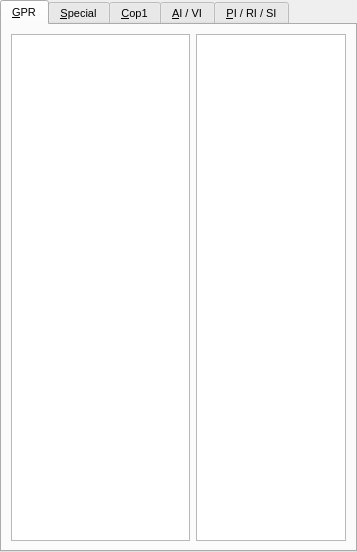
<ui version="4.0" >
 <class>RegisterWidget</class>
 <widget class="QWidget" name="RegisterWidget" >
  <property name="geometry" >
   <rect>
    <x>0</x>
    <y>0</y>
    <width>357</width>
    <height>552</height>
   </rect>
  </property>
  <property name="font" >
   <font>
    <pointsize>8</pointsize>
   </font>
  </property>
  <property name="windowTitle" >
   <string>Form</string>
  </property>
  <layout class="QHBoxLayout" name="horizontalLayout" >
   <property name="spacing" >
    <number>0</number>
   </property>
   <property name="margin" >
    <number>0</number>
   </property>
   <item>
    <layout class="QHBoxLayout" name="horizontalLayout_2" >
     <property name="spacing" >
      <number>3</number>
     </property>
     <item>
      <widget class="QTabWidget" name="tabRegisters" >
       <property name="currentIndex" >
        <number>0</number>
       </property>
       <widget class="QWidget" name="tabGPR" >
        <attribute name="title" >
         <string>&amp;GPR</string>
        </attribute>
        <layout class="QHBoxLayout" name="horizontalLayout_3" >
         <item>
          <layout class="QHBoxLayout" name="horizontalLayout_4" >
           <item>
            <widget class="QTableView" name="tableGpr" >
             <property name="sizePolicy" >
              <sizepolicy vsizetype="Expanding" hsizetype="Expanding" >
               <horstretch>6</horstretch>
               <verstretch>0</verstretch>
              </sizepolicy>
             </property>
             <property name="font" >
              <font>
               <pointsize>8</pointsize>
              </font>
             </property>
             <property name="lineWidth" >
              <number>0</number>
             </property>
             <property name="dragDropOverwriteMode" >
              <bool>false</bool>
             </property>
             <property name="dragDropMode" >
              <enum>QAbstractItemView::NoDragDrop</enum>
             </property>
             <property name="alternatingRowColors" >
              <bool>true</bool>
             </property>
             <property name="selectionMode" >
              <enum>QAbstractItemView::SingleSelection</enum>
             </property>
             <property name="selectionBehavior" >
              <enum>QAbstractItemView::SelectRows</enum>
             </property>
             <property name="showGrid" >
              <bool>false</bool>
             </property>
            </widget>
           </item>
           <item>
            <widget class="QTableView" name="tableCop0" >
             <property name="sizePolicy" >
              <sizepolicy vsizetype="Expanding" hsizetype="Expanding" >
               <horstretch>5</horstretch>
               <verstretch>0</verstretch>
              </sizepolicy>
             </property>
             <property name="font" >
              <font>
               <pointsize>8</pointsize>
              </font>
             </property>
             <property name="lineWidth" >
              <number>0</number>
             </property>
             <property name="dragDropOverwriteMode" >
              <bool>false</bool>
             </property>
             <property name="alternatingRowColors" >
              <bool>true</bool>
             </property>
             <property name="selectionMode" >
              <enum>QAbstractItemView::SingleSelection</enum>
             </property>
             <property name="selectionBehavior" >
              <enum>QAbstractItemView::SelectRows</enum>
             </property>
             <property name="showGrid" >
              <bool>false</bool>
             </property>
            </widget>
           </item>
          </layout>
         </item>
        </layout>
       </widget>
       <widget class="QWidget" name="tabSpecial" >
        <attribute name="title" >
         <string>&amp;Special</string>
        </attribute>
        <layout class="QVBoxLayout" name="verticalLayout_21" >
         <item>
          <widget class="QGroupBox" name="groupBox_3" >
           <property name="sizePolicy" >
            <sizepolicy vsizetype="Preferred" hsizetype="Preferred" >
             <horstretch>0</horstretch>
             <verstretch>0</verstretch>
            </sizepolicy>
           </property>
           <property name="title" >
            <string>PC</string>
           </property>
           <layout class="QVBoxLayout" name="verticalLayout_20" >
            <property name="spacing" >
             <number>0</number>
            </property>
            <property name="margin" >
             <number>0</number>
            </property>
            <item>
             <layout class="QVBoxLayout" name="verticalLayout_12" >
              <item>
               <widget class="QLineEdit" name="linePC" />
              </item>
             </layout>
            </item>
           </layout>
          </widget>
         </item>
         <item>
          <widget class="QGroupBox" name="groupBox_9" >
           <property name="sizePolicy" >
            <sizepolicy vsizetype="Preferred" hsizetype="Preferred" >
             <horstretch>0</horstretch>
             <verstretch>0</verstretch>
            </sizepolicy>
           </property>
           <property name="title" >
            <string>Previous PC</string>
           </property>
           <layout class="QVBoxLayout" name="verticalLayout_17" >
            <property name="spacing" >
             <number>0</number>
            </property>
            <property name="margin" >
             <number>0</number>
            </property>
            <item>
             <layout class="QVBoxLayout" name="verticalLayout_14" >
              <item>
               <widget class="QLineEdit" name="linePrevPC" />
              </item>
             </layout>
            </item>
           </layout>
          </widget>
         </item>
         <item>
          <widget class="QGroupBox" name="groupBox_11" >
           <property name="sizePolicy" >
            <sizepolicy vsizetype="Preferred" hsizetype="Preferred" >
             <horstretch>0</horstretch>
             <verstretch>1</verstretch>
            </sizepolicy>
           </property>
           <property name="title" >
            <string>Hi / Lo</string>
           </property>
           <layout class="QVBoxLayout" name="verticalLayout_19" >
            <property name="spacing" >
             <number>0</number>
            </property>
            <property name="margin" >
             <number>0</number>
            </property>
            <item>
             <layout class="QVBoxLayout" name="verticalLayout_16" >
              <item>
               <widget class="QTableView" name="tableHiLo" >
                <property name="showGrid" >
                 <bool>false</bool>
                </property>
               </widget>
              </item>
             </layout>
            </item>
           </layout>
          </widget>
         </item>
         <item>
          <widget class="QGroupBox" name="groupBox_10" >
           <property name="sizePolicy" >
            <sizepolicy vsizetype="Preferred" hsizetype="Preferred" >
             <horstretch>0</horstretch>
             <verstretch>3</verstretch>
            </sizepolicy>
           </property>
           <property name="title" >
            <string>Interrupt Queue</string>
           </property>
           <layout class="QVBoxLayout" name="verticalLayout_18" >
            <property name="spacing" >
             <number>0</number>
            </property>
            <property name="margin" >
             <number>0</number>
            </property>
            <item>
             <layout class="QVBoxLayout" name="verticalLayout_15" >
              <item>
               <widget class="QTableView" name="tableInterupt" />
              </item>
             </layout>
            </item>
           </layout>
          </widget>
         </item>
         <item>
          <spacer name="verticalSpacer" >
           <property name="orientation" >
            <enum>Qt::Vertical</enum>
           </property>
           <property name="sizeHint" stdset="0" >
            <size>
             <width>20</width>
             <height>148</height>
            </size>
           </property>
          </spacer>
         </item>
        </layout>
       </widget>
       <widget class="QWidget" name="tabCop1" >
        <attribute name="title" >
         <string>&amp;Cop1</string>
        </attribute>
        <layout class="QGridLayout" name="gridLayout" >
         <item rowspan="2" row="0" column="0" >
          <widget class="QGroupBox" name="groupBox_4" >
           <property name="sizePolicy" >
            <sizepolicy vsizetype="Preferred" hsizetype="Preferred" >
             <horstretch>2</horstretch>
             <verstretch>0</verstretch>
            </sizepolicy>
           </property>
           <property name="title" >
            <string>Cop1</string>
           </property>
           <layout class="QHBoxLayout" name="horizontalLayout_11" >
            <property name="margin" >
             <number>1</number>
            </property>
            <item>
             <layout class="QHBoxLayout" name="horizontalLayout_10" >
              <item>
               <widget class="QTableView" name="tableCop1" >
                <property name="font" >
                 <font>
                  <pointsize>8</pointsize>
                 </font>
                </property>
                <property name="lineWidth" >
                 <number>0</number>
                </property>
                <property name="showDropIndicator" stdset="0" >
                 <bool>false</bool>
                </property>
                <property name="alternatingRowColors" >
                 <bool>true</bool>
                </property>
                <property name="selectionMode" >
                 <enum>QAbstractItemView::SingleSelection</enum>
                </property>
                <property name="selectionBehavior" >
                 <enum>QAbstractItemView::SelectRows</enum>
                </property>
                <property name="showGrid" >
                 <bool>false</bool>
                </property>
               </widget>
              </item>
             </layout>
            </item>
           </layout>
          </widget>
         </item>
         <item row="0" column="1" >
          <widget class="QGroupBox" name="groupCop1Show" >
           <property name="sizePolicy" >
            <sizepolicy vsizetype="Preferred" hsizetype="Preferred" >
             <horstretch>0</horstretch>
             <verstretch>0</verstretch>
            </sizepolicy>
           </property>
           <property name="minimumSize" >
            <size>
             <width>90</width>
             <height>0</height>
            </size>
           </property>
           <property name="maximumSize" >
            <size>
             <width>90</width>
             <height>16777215</height>
            </size>
           </property>
           <property name="title" >
            <string>Show as</string>
           </property>
           <layout class="QVBoxLayout" name="verticalLayout_4" >
            <property name="spacing" >
             <number>1</number>
            </property>
            <property name="margin" >
             <number>1</number>
            </property>
            <item>
             <layout class="QVBoxLayout" name="verticalLayout_2" >
              <item>
               <widget class="QRadioButton" name="radioRawhex" >
                <property name="text" >
                 <string>&amp;Raw Hex</string>
                </property>
                <property name="checked" >
                 <bool>true</bool>
                </property>
               </widget>
              </item>
              <item>
               <widget class="QRadioButton" name="radioSingle" >
                <property name="text" >
                 <string>&amp;Single</string>
                </property>
               </widget>
              </item>
              <item>
               <widget class="QRadioButton" name="radioDouble" >
                <property name="text" >
                 <string>&amp;Double</string>
                </property>
               </widget>
              </item>
              <item>
               <widget class="QRadioButton" name="radioWord" >
                <property name="text" >
                 <string>&amp;Word</string>
                </property>
               </widget>
              </item>
              <item>
               <widget class="QRadioButton" name="radioLong" >
                <property name="text" >
                 <string>&amp;Long</string>
                </property>
               </widget>
              </item>
             </layout>
            </item>
           </layout>
          </widget>
         </item>
         <item row="1" column="1" >
          <spacer name="verticalSpacer_2" >
           <property name="orientation" >
            <enum>Qt::Vertical</enum>
           </property>
           <property name="sizeHint" stdset="0" >
            <size>
             <width>20</width>
             <height>326</height>
            </size>
           </property>
          </spacer>
         </item>
        </layout>
       </widget>
       <widget class="QWidget" name="tabOther" >
        <attribute name="title" >
         <string>&amp;AI / VI</string>
        </attribute>
        <layout class="QVBoxLayout" name="verticalLayout_6" >
         <item>
          <widget class="QGroupBox" name="groupAi" >
           <property name="sizePolicy" >
            <sizepolicy vsizetype="Preferred" hsizetype="Preferred" >
             <horstretch>0</horstretch>
             <verstretch>6</verstretch>
            </sizepolicy>
           </property>
           <property name="title" >
            <string>AI</string>
           </property>
           <layout class="QHBoxLayout" name="horizontalLayout_9" >
            <property name="spacing" >
             <number>0</number>
            </property>
            <property name="margin" >
             <number>0</number>
            </property>
            <item>
             <layout class="QVBoxLayout" name="verticalLayout_10" >
              <item>
               <widget class="QTableView" name="tableAi" >
                <property name="showGrid" >
                 <bool>false</bool>
                </property>
               </widget>
              </item>
             </layout>
            </item>
           </layout>
          </widget>
         </item>
         <item>
          <widget class="QGroupBox" name="groupVi" >
           <property name="sizePolicy" >
            <sizepolicy vsizetype="Preferred" hsizetype="Preferred" >
             <horstretch>0</horstretch>
             <verstretch>15</verstretch>
            </sizepolicy>
           </property>
           <property name="title" >
            <string>VI</string>
           </property>
           <layout class="QHBoxLayout" name="horizontalLayout_8" >
            <property name="spacing" >
             <number>0</number>
            </property>
            <property name="margin" >
             <number>0</number>
            </property>
            <item>
             <layout class="QVBoxLayout" name="verticalLayout_11" >
              <item>
               <widget class="QTableView" name="tableVi" >
                <property name="showGrid" >
                 <bool>false</bool>
                </property>
               </widget>
              </item>
             </layout>
            </item>
           </layout>
          </widget>
         </item>
        </layout>
       </widget>
       <widget class="QWidget" name="tab" >
        <attribute name="title" >
         <string>&amp;PI / RI / SI</string>
        </attribute>
        <layout class="QVBoxLayout" name="verticalLayout" >
         <item>
          <widget class="QGroupBox" name="groupPi" >
           <property name="sizePolicy" >
            <sizepolicy vsizetype="Preferred" hsizetype="Preferred" >
             <horstretch>0</horstretch>
             <verstretch>13</verstretch>
            </sizepolicy>
           </property>
           <property name="title" >
            <string>PI</string>
           </property>
           <layout class="QHBoxLayout" name="horizontalLayout_7" >
            <property name="spacing" >
             <number>0</number>
            </property>
            <property name="margin" >
             <number>0</number>
            </property>
            <item>
             <layout class="QVBoxLayout" name="verticalLayout_7" >
              <item>
               <widget class="QTableView" name="tablePi" >
                <property name="showGrid" >
                 <bool>false</bool>
                </property>
               </widget>
              </item>
             </layout>
            </item>
           </layout>
          </widget>
         </item>
         <item>
          <widget class="QGroupBox" name="groupRi" >
           <property name="sizePolicy" >
            <sizepolicy vsizetype="Preferred" hsizetype="Preferred" >
             <horstretch>0</horstretch>
             <verstretch>5</verstretch>
            </sizepolicy>
           </property>
           <property name="title" >
            <string>RI</string>
           </property>
           <layout class="QHBoxLayout" name="horizontalLayout_5" >
            <property name="spacing" >
             <number>0</number>
            </property>
            <property name="margin" >
             <number>0</number>
            </property>
            <item>
             <layout class="QVBoxLayout" name="verticalLayout_8" >
              <item>
               <widget class="QTableView" name="tableRi" >
                <property name="showGrid" >
                 <bool>false</bool>
                </property>
               </widget>
              </item>
             </layout>
            </item>
           </layout>
          </widget>
         </item>
         <item>
          <widget class="QGroupBox" name="groupSi" >
           <property name="sizePolicy" >
            <sizepolicy vsizetype="Preferred" hsizetype="Preferred" >
             <horstretch>0</horstretch>
             <verstretch>4</verstretch>
            </sizepolicy>
           </property>
           <property name="title" >
            <string>SI</string>
           </property>
           <layout class="QHBoxLayout" name="horizontalLayout_6" >
            <property name="spacing" >
             <number>0</number>
            </property>
            <property name="margin" >
             <number>0</number>
            </property>
            <item>
             <layout class="QVBoxLayout" name="verticalLayout_9" >
              <item>
               <widget class="QTableView" name="tableSi" >
                <property name="showGrid" >
                 <bool>false</bool>
                </property>
               </widget>
              </item>
             </layout>
            </item>
           </layout>
          </widget>
         </item>
        </layout>
       </widget>
      </widget>
     </item>
    </layout>
   </item>
  </layout>
 </widget>
 <resources/>
 <connections/>
</ui>
